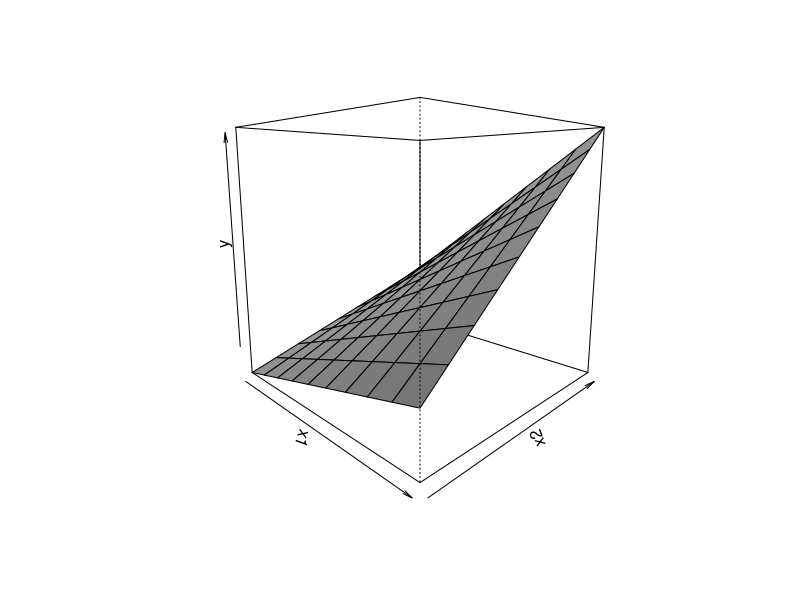
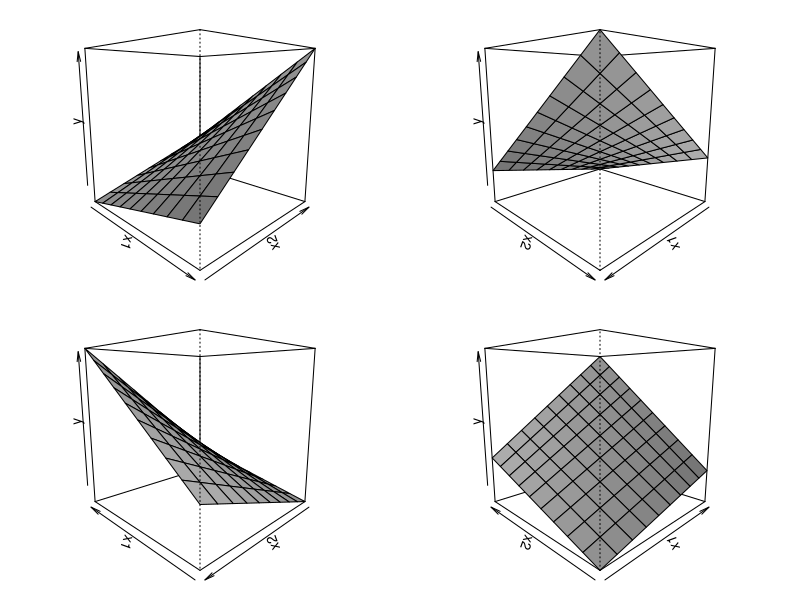
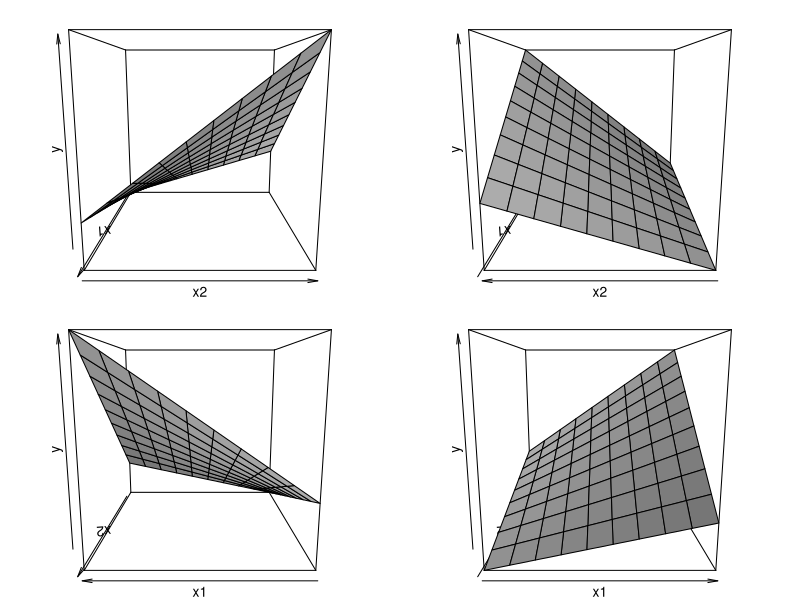
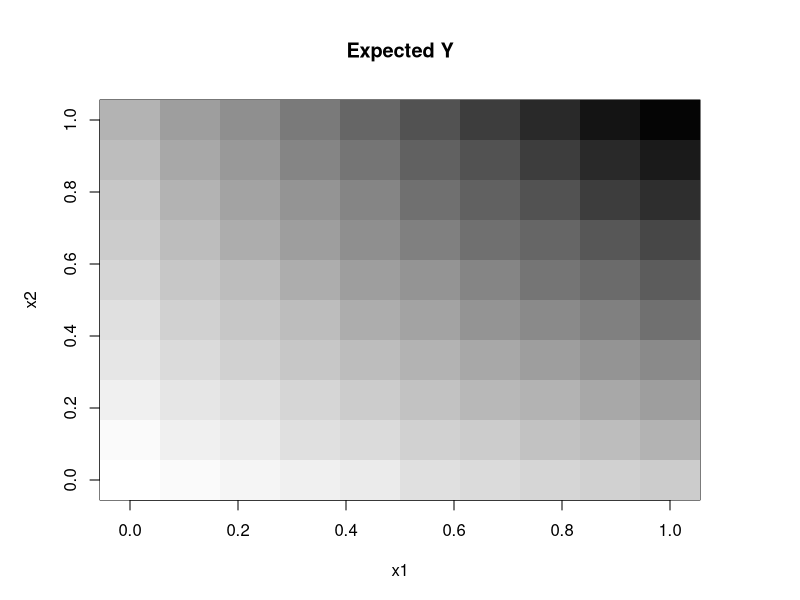
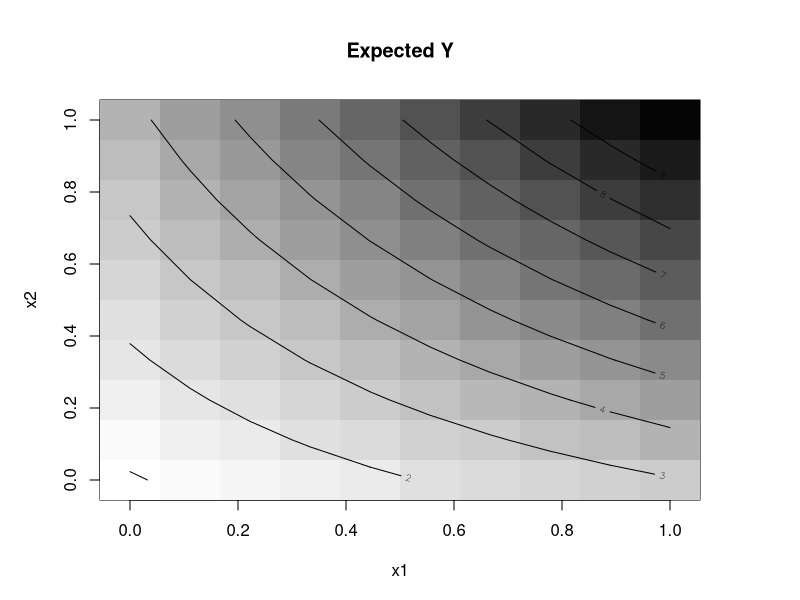
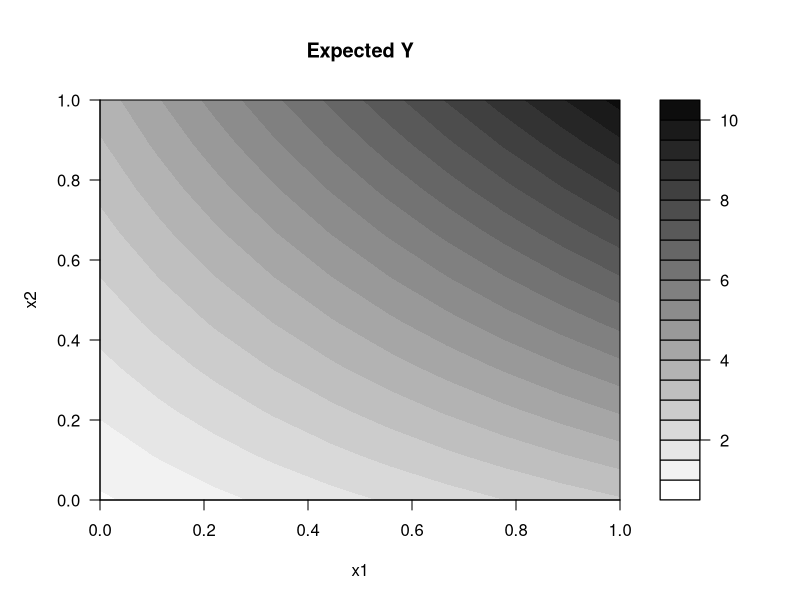

Write R code to recreate these figures, in order.
#' # Interaction Plots #
#'
#' When we have continuous-by-continuous interactions in linear regression, it is impossible to directly interpret the coefficients on the interactions. In fact, it is just generally difficult to interpret these kinds of models. Often, a better approach is to translate one of the continuous variables into a factor and interpet the interaction-term coefficients on each level of that variable. Another approach is to visualize graphically. Both will give us the same inference.
#'
#' Note: While interaction plots can help make effects interpretable, one of their major downsides is an inability to effectively convey statistical uncertainty. For this reason (and some of the other disadvantages that will become clear below), I would recommend these plots only for data summary but not for inference or prediction, or publication.
#'
#' Let's start with some fake data:
set.seed(1)
x1 <- runif(100,0,1)
x2 <- sample(1:10,100,TRUE)/10
y <- 1 + 2*x1 + 3*x2 + 4*x1*x2 + rnorm(100)
#' We've built a model that has a strong interaction between `x1` and `x2`. We can model this as a continuous interaction:
m <- lm(y~x1*x2)
#' Alternatively, we can treat `x2` as a factor (because, while approximately continuous, it only takes on 10 discrete values):
m2 <- lm(y~x1*factor(x2))
#' Let's look at the output of both models and see if we can make sense of them:
summary(m)
summary(m2)
#' For our continuous-by-continuous interaction model, we have the interaction expressed as a single number: ~5.96. This doesn't tell us anything useful because its only interpretation is the additionaly expected value of `y` as an amount added to the intercept plus the coefficients on each covariate (but only for the point at which `x1==1` and `x2==1`). Thus, while we might be inclined to talk about this as an interaction term, it really isn't...it's just a mostly meaningless number.
#' In the second, continuous-by-factor model, things are more interpretable. Here our factor dummies for `x2` tell us the expected value of `y` (if added to the intercept) when `x1==0`. Similarly, the factor-"interaction" dummies tell us the expected value `y` (if added to the intercept and the coefficient on `x1`) when `x1==1`. These seem more interpretable.
#'
#' ## Three-Dimensional Interaction Plotting ##
#' Another approach to understanding continuous-by-continuous interaction terms is to plot them. We saw above that the continuous-by-factor model, while intretable, required a lot of numbers (in a large table) to communicate the relationships between `x1`, `x2`, and `y`. R offers a number of plotting functions to visualize these kinds of interaction "response surfaces".
#'
#' Let's start by estimating predicted values. Because by `x1` and `x2` are scaled [0,1], we'll just create a single vector of values on the 0-1 scale and use that for both of our prediction values.
nx <- seq(0,1,length.out=10)
#' The use of the `outer` function here is, again, a convenience because our input values are scaled [0,1]. Essentially, it builds a 10-by-10 matrix of input values and predicts `y` for each combination of `x1` and `x2`.
z <- outer(nx,nx, FUN=function(a,b) predict(m,data.frame(x1=a,x2=b)))
#' We can look at the `z` matrix to see what is going on:
z
#' All of the resulting functions require us to use this `z` matrix as the "height" of the plot at each combination of `x1` and `x2`. Sounds a little crazy, but it will become clear once we do the plotting.
#'
#' ### Perspective plots ###
#' A perspective plot draws a "response surface" (i.e., the values of the `z` matrix) across a two-dimensional grid. The plot is what you might typically think of when you hear "three-dimensional graph".
#' Let's take a look:
persp(nx,nx,z, theta=45, phi=10, shade=.75, xlab='x1', ylab='x2', zlab='y')
#' Note: The `theta` parameter refers to the horizontal rotation of the plot and the `phi` parameter refers to the tilt of the plot (see `?persp`).
#' The plot shows us many things, especially:
#' 1. The vertical height of the surface is the expected (predicted) value of `y` at each combination of `x1` and `x2`.
#' 2. The slope of the surface on each edge of the plot is a marginal effect. In other words, the shallow slope on the lefthand face of the plot is the marginal effect of `x1` when `x2==0`. Similarly, the steep slope on the righthand face of the plot is the marginal effect of `x2` when `x1==1`. The other marginal effects (`x1|x2==1` and `x2|x1==0`) are hidden from our view on the back of the plot.
#'
#' There are two problems with perspective plots:
#' 1. Because they are two-dimensional representations of three-dimensional objects, their scales are deceiving. Clearly the "height" of the plot is bigger in the front than in the back. It is therefore only a heuristic.
#' 2. Because they are three-dimensional, we cannot see the entire plot at once (as evidence by the two hidden marginal effects discussed above).
#' There is nothing we can do about the first point, unless you want to use a 3D printer to print out the response surface. On the second point, however, we can see different rotations of the plot in order to get a better grasp on the various marginal effects.
#'
#' Let's look at two different sets of rotations. One showing four plots on the diagonal (like above):
par(mai=rep(.2,4))
layout(matrix(1:4,nrow=2, byrow=TRUE))
s <- sapply(c(45, 135, 225, 315), function(i)
    persp(nx,nx,z, theta=i, phi=10, shade=.75, xlab='x1', ylab='x2', zlab='y'))
#' The plot in the upper-left corner is the same one we saw above. But now, we see three additional rotations (imagine the plots rotating 90 degrees each, right-to-left), so the lower-right plot highlights the two "hidden" marginal effects from above.
#'
#' Another set of plots shows the same plot at right angles, thus highlighting the marginal effects at approximately true scale but masking much of the curviture of the response surface:
par(mai=rep(.2,4))
layout(matrix(1:4,nrow=2))
sapply(c(90, 180, 270, 360), function(i)
    persp(nx,nx,z, theta=i, phi=10, shade=.75, xlab='x1', ylab='x2', zlab='y'))
#' While this highlights the marginal effects somewhat nicely, the two left-hand plots are quite difficult to actually look at due to the shape of the interaction.
#' Note: The plots can be colored in many interesting ways, but the details are complicated (see `? persp`).
#'
#' ### Matrix Plots ###
#' Because the perspective plots are somewhat difficult to interpret, we might want to produce a two-dimensional representation that better highlights our interaction without the confusion of flattening a three-dimensional surface to two dimensions. The `image` function supplies us with a way to use color (or grayscale, in the case below) to show the values of `y` across the `x1`-by-`x2` matrix. We again supply arguments quite similar to above:
layout(1)
par(mai=rep(1,4))
image(nx,nx,z, xlab='x1', ylab='x2', main='Expected Y', col=gray(50:1/50))
#' Here, the darker colors represent higher values of `y`. Because the mind can't interpret color differences as well as it can interpret differences in slope, the interaction becomes somewhat muddled. For example, the marginal effect of `x2|x1==0` is much less steep than the marginal effect of `x2|x1==1`, but it is difficult to quantify that by comparing the difference between white and gray on the left-hand side of the plot to the difference between gray and black on the right-hand side of the plot (those differences in color representing the marignal effects.
#' We could redraw the plot with some contour lines to try to better see things:
image(nx,nx,z, xlab='x1', ylab='x2', main='Expected Y', col=gray(50:1/50))
contour(z=z, add=TRUE)
#' Here we see that when `x1==0`, a change in `x2` from 0 to 1 increases `y` from about 1 to about 4. By contrast, when `x1==0`, the same change in `x2` is from about 3 to about 10, which is substantially larger.
#' 
#' ### Contour lines ###
#' Since the contours seemed to make all of the difference in terms of interpretability above, we could just draw those instead without the underlying `image` matrix:
filled.contour(z=z, xlab='x1', ylab='x2', main='Expected Y', col=gray(20:1/20))
#' Here we see the same relationship highlighted by the contour lines, but they are nicely scaled and the plot supplies a gradient scale (at right) to help quantify the different colors.
#'
#' Thus we have several different ways to look at continuous-by-continuous interactions. All of these techniques have advantages and disadvantages, but all do a better job at clarifying the nature of the relationships between `x1`, `x2`, and `y` than does the standard regression model or even the continuous-by-factor model.
#'